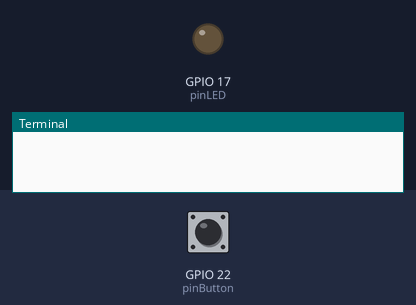
Recording of a program running on a simulated Raspberry Pi (BCM pin numbers). Shown: output pins drawn as LEDs (lit = HIGH), the last lines printed to the terminal. The test bench sets the inputs (shaded band); at power-on: GPIO 22 (pinButton) LOW.

Above: at 1.2 s.
1.3 s: GPIO 22 (pinButton) pulled HIGH for 0.15 s
At 2.1 s:
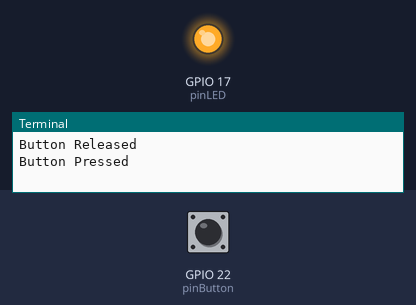
2.9 s: GPIO 22 (pinButton) pulled HIGH for 3.2 s
At 3.9 s:
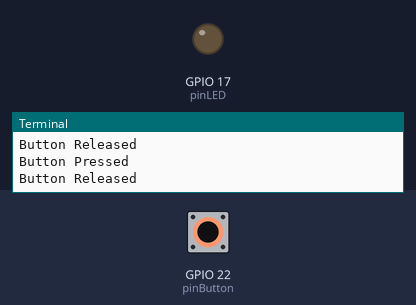
Timing chart, 0 to 7.6 s (numbered marks = the images above; inputs shaded):
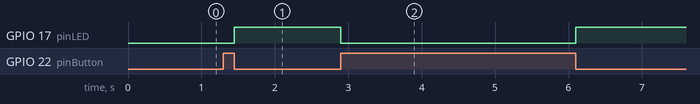

The program:

gpio_test.py
```python
#!/usr/bin/env python

import RPi.GPIO as GPIO
import time

pinLED = 17
pinButton = 22

GPIO.setwarnings(False)
GPIO.setmode(GPIO.BCM)

GPIO.setup(pinLED, GPIO.OUT)	# LED output
GPIO.setup(pinButton, GPIO.IN)	# Button input


currentState = GPIO.input(pinButton)
prevState = GPIO.input(pinButton)

while True:
    if(GPIO.input(pinButton)) == 1:
        currentState = 1
    else:
        currentState = 0

    if((currentState != prevState) and (currentState == 0)):
        print("Button Pressed")
        GPIO.output(pinLED, GPIO.HIGH)
        time.sleep(.1)
    elif((currentState != prevState) and (currentState == 1)):
        print("Button Released")
        GPIO.output(pinLED, GPIO.LOW)
        time.sleep(.1)

    prevState = currentState

GPIO.cleanup()
```

Measured:
- after the input at 1.3 s, GPIO 17 (pinLED): LOW → HIGH after 0.15 s
- after the input at 2.9 s, GPIO 17 (pinLED): HIGH → LOW at once, → HIGH 3.2 s later
